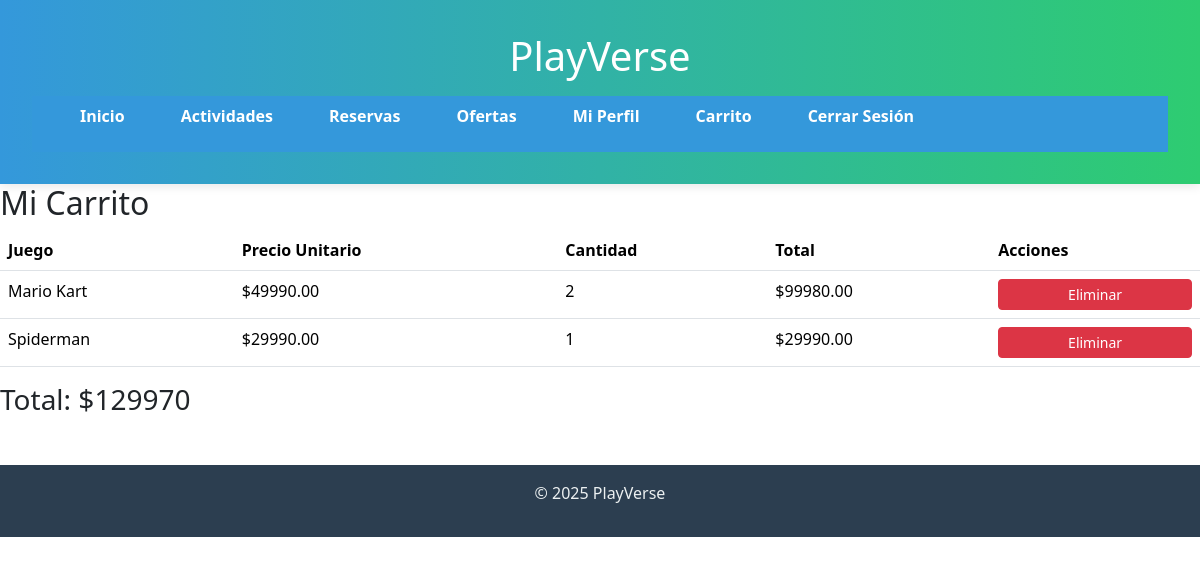
/carrito/ (signed in), run on the app's committed database.
### core/models.py (models this page shows)
class ItemCarrito(models.Model):
    carrito = models.ForeignKey(Carrito, on_delete=models.CASCADE)
    juego = models.ForeignKey(Juego, on_delete=models.CASCADE)
    cantidad = models.IntegerField(default=1)
    precio = models.DecimalField(max_digits=10, decimal_places=2)

class Juego(models.Model):
    CATEGORIA_CHOICES = [
        ('terror', 'Terror'),
        ('accion', 'Acción'),
        ('carreras', 'Carreras'),
        ('mundoabierto', 'Mundo Abierto'),
        ('suspenso', 'Suspenso'),
    ]
    nombre = models.CharField(max_length=100)
    descripcion = models.TextField()
    precio = models.DecimalField(max_digits=10, decimal_places=2)
    categoria = models.CharField(max_length=20, choices=CATEGORIA_CHOICES)
    imagen = models.CharField(max_length=200)  # URL de la imagen
    stock = models.IntegerField(default=0)
    activo = models.BooleanField(default=True)

### core/views.py (the view)
    def wrapper(request, *args, **kwargs):
        if not request.user.is_authenticated:
            messages.error(request, 'Debes iniciar sesión para acceder a esta página.')
            return redirect('login')
        if not es_cliente(request.user):
            messages.error(request, 'Esta función es solo para clientes.')
            return redirect('inicio')
        return view_func(request, *args, **kwargs)

### core/views.py (called while the page is built)
def es_cliente(user):
    return user.is_authenticated and user.tipo_usuario == 'cliente'

def cliente_required(view_func):
    def wrapper(request, *args, **kwargs):
        if not request.user.is_authenticated:
            messages.error(request, 'Debes iniciar sesión para acceder a esta página.')
            return redirect('login')
        if not es_cliente(request.user):
            messages.error(request, 'Esta función es solo para clientes.')
            return redirect('inicio')
        return view_func(request, *args, **kwargs)
    return wrapper

@cliente_required
def ver_carrito(request):
    carrito, created = Carrito.objects.get_or_create(usuario=request.user)
    items = carrito.itemcarrito_set.all()
    total = items.aggregate(total=Sum('precio'))['total'] or 0
    return render(request, 'gestion/carrito.html', {
        'items': items,
        'total': total
    })

### core/templates/gestion/carrito.html (shortened to what this page needs)
{% extends 'base.html' %}
{% block content %}
<h2>Mi Carrito</h2>
{% if items %}
<table class="table">
    <thead>
        <tr>
            <th>Juego</th>
            <th>Precio Unitario</th>
            <th>Cantidad</th>
            <th>Total</th>
            <th>Acciones</th>
        </tr>
    </thead>
    <tbody>
        {% for item in items %}
        <tr>
            <td>{{ item.juego.nombre }}</td>
            <td>${{ item.juego.precio }}</td>
            <td>{{ item.cantidad }}</td>
            <td>${{ item.precio }}</td>
            <td>
                <form method="post" action="{% url 'eliminar_del_carrito' item.id %}">
                    <button type="submit" class="btn btn-sm btn-danger">Eliminar</button>
                </form>
            </td>
        </tr>
        {% endfor %}
    </tbody>
</table>
<h3>Total: ${{ total }}</h3>
{% else %}
<p>Tu carrito está vacío.</p>
{% endif %}
{% endblock %}

### core/static/css/styles.css (style rules this page uses)
:root { --primary: #3498db; --secondary: #2ecc71; --tertiary: #9b59b6; --dark: #2c3e50; --light: #ecf0f1; --danger: #e74c3c; --warning: #f39c12; --white: #ffffff; --gray-light: #f5f7fa; }
* { margin: 0; padding: 0; box-sizing: border-box; }
body { font-family: 'Roboto', sans-serif; background-color: var(--gray-light); color: var(--dark); line-height: 1.6; transition: background-color 0.3s ease; }
form { display: flex; flex-direction: column; }
button { margin-top: 1.5rem; padding: 0.75rem; background-color: var(--primary); color: var(--white); border: none; border-radius: 5px; font-weight: bold; cursor: pointer; transition: background-color 0.3s ease, transform 0.2s ease; }

### data on the page
ItemCarrito: juego.nombre "Mario Kart", juego.precio "49990.00", cantidad "2", precio "99980.00"
ItemCarrito: juego.nombre "Spiderman", juego.precio "29990.00", cantidad "1", precio "29990.00"

### other printed values
{{ total }} "129970"
